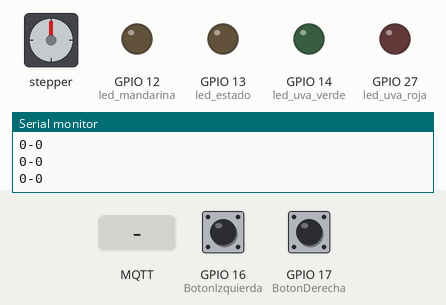
Recording of a sketch running on a simulated ESP32. On the bench: stepper motor, output pins drawn as LEDs (lit = HIGH), the last lines printed to the serial monitor. Wiring (inferred from the names in the program): stepper motor driver (200 steps per turn assumed): step GPIO 19; direction GPIO 18. The inputs (shaded band) are chosen by the test bench; at power-on: GPIO 16 (BotonIzquierda) LOW, GPIO 17 (BotonDerecha) LOW. WiFi joins after 1.5 s; servers stay silent unless stated; no MQTT or app messages arrive unless stated; pins used as bus, display or sensor lines are not drawn.

Above: at 2.8 s.
2.9 s: MQTT message "UVA ROJA" arrives on the first subscribed topic
At 3.06 s:
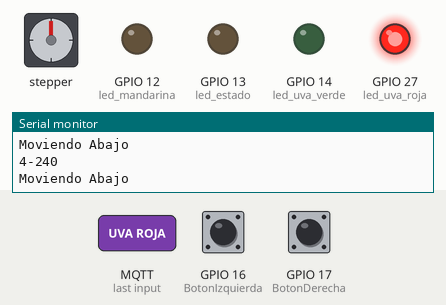
5.9 s: GPIO 16 (BotonIzquierda) pulled HIGH for 0.15 s
At 7.1 s:
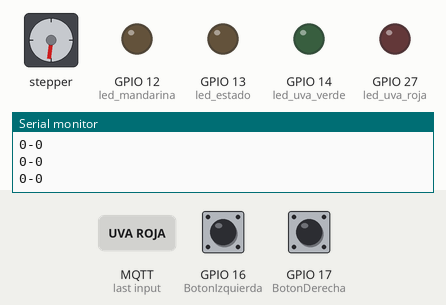
7.5 s: GPIO 17 (BotonDerecha) pulled HIGH for 1 s
At 9.4 s:
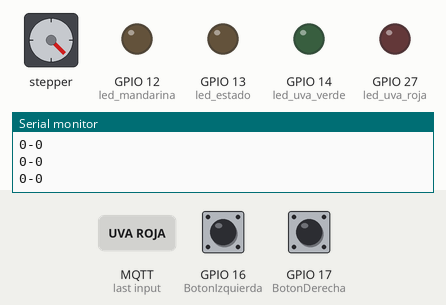
10.0 s: MQTT message "MANDARINA" arrives on the first subscribed topic
At 10.9 s:
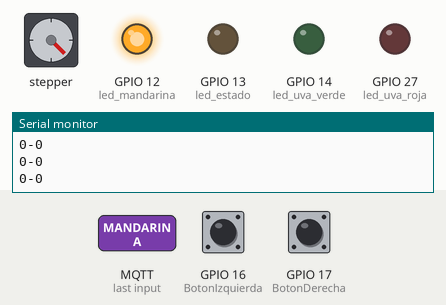
11.5 s: MQTT message "UVA VERDE" arrives on the first subscribed topic
At 11.66 s:
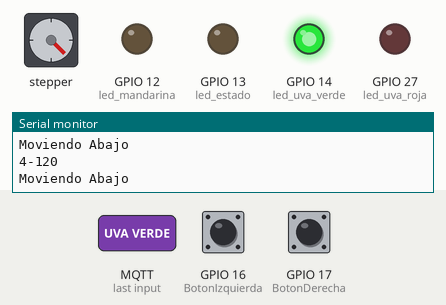
14.5 s: GPIO 17 (BotonDerecha) pulled HIGH for 0.15 s
At 14.9 s:
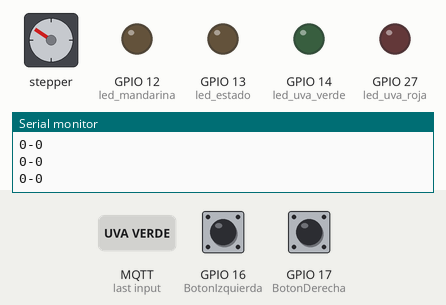
Timing chart, 0 to 17.1 s (numbered marks = the images above; inputs shaded):
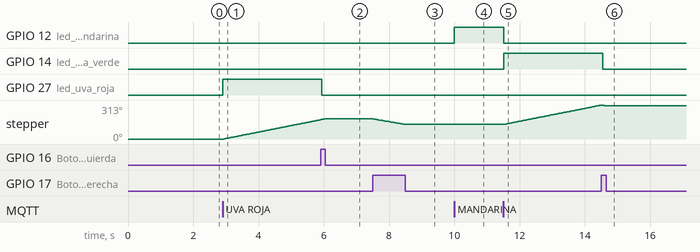

The sketch:

MOTOR_MAS_CONDICION.ino
```cpp
#ifdef ARDUINO_ARCH_ESP32
#include <WiFi.h>
#include <WiFiMulti.h>
WiFiMulti wifiMulti;
#else
#include <ESP8266WiFi.h>
#include <ESP8266WiFiMulti.h>
ESP8266WiFiMulti wifiMulti;
#endif

#include <MQTT.h>

const char ssid1[] = "RED-111";
const char pass1[] = "74241767ab";
const char ssid2[] = "TPS";
const char pass2[] = "3DLAB2019";
const char ssid3[] = "ssid";
const char pass3[] = "pass";

WiFiClient net;
MQTTClient client;

unsigned long lastMillis = 0;
void Conectar() {
  Serial.print("Conectando a Wifi...");
  while (wifiMulti.run() != WL_CONNECTED) {
    Serial.print(".");
    delay(1000);
  }
  Serial.print("\nConectado a MQTT...");

  while (!client.connect("FullIOTNeurona", "joseluis5034",  "robotica2020")) {
    Serial.print(".");
    delay(1000);
  }

  Serial.println("\nConectado MQTT!");

  client.subscribe("/Proyecto/CLASIFICAR");
}
#define posicion_mandarina 0
#define posicion_uva_verde 120
#define posicion_uva_roja 240
int GradoActual = 0;
int GradoDeseado = 0;

const int BotonIzquierda = 16;
const int BotonDerecha = 17;

const int P_Step = 19;
const int P_Dir = 18;
const int led_estado = 13;
const int led_mandarina = 12;
const int led_uva_verde = 14;
const int led_uva_roja = 27;


void setup() {
  pinMode(P_Step, OUTPUT);
  pinMode(P_Dir, OUTPUT);
  pinMode(led_estado, OUTPUT);
  pinMode(led_mandarina, OUTPUT);
  pinMode(led_uva_verde, OUTPUT);
  pinMode(led_uva_roja, OUTPUT);
  pinMode(BotonIzquierda, INPUT);
  pinMode(BotonDerecha, INPUT);
  Serial.begin(9600);
  Serial.println("Iniciando Wifi");
  WiFi.mode(WIFI_STA);//Cambiar modo del Wi-Fi
  delay(100);
  wifiMulti.addAP("RED-111", "74241767ab");
  wifiMulti.addAP("TPS", "3DLAB2019");
  wifiMulti.addAP(ssid3, pass3);

  client.begin("broker.shiftr.io", net);
  client.onMessage(RecibirMQTT);

  Conectar();
}

void loop() {
  client.loop();
  delay(10);
  if (!client.connected()) {
   Conectar();
  }
  ActualizarPosicionMotores();
  ActualizarBotones();
}

void ActualizarPosicionMotores() {
  Serial.print(GradoActual);
  Serial.print("-");
  Serial.print(GradoDeseado);
  Serial.println();
  if (GradoActual < GradoDeseado) {
    SubirGrado();
  }
  else if ( GradoActual > GradoDeseado) {
    BajarGrado();
  }
}

void SubirGrado() {
  Serial.println("Moviendo Abajo");
  GradoActual++;
  MoverMotor(1);
}

void BajarGrado() {
  Serial.println("Moviendo Abajo");
  GradoActual--;
  MoverMotor(-1);
}

void MoverMotor(int Pasos) {
  if (Pasos > 0) {
    digitalWrite(P_Dir, HIGH);
  } else {
    digitalWrite(P_Dir, LOW);
    Pasos = -Pasos;
  }
  for (int i = 0; i < Pasos; i++) {
    digitalWrite(P_Step, HIGH);
    delay(10);
    digitalWrite(P_Step, LOW);
    delay(10);
  }
}

void ActualizarBotones() {
  if (digitalRead(BotonIzquierda)) {
    Serial.println("Reiniciando hacia la izquierda");
    MoverMotor(1);
    GradoActual = 0;
    GradoDeseado = 0;
    digitalWrite(led_mandarina, LOW);
    digitalWrite(led_uva_verde, LOW);
    digitalWrite(led_uva_roja, LOW);
  }
  if (digitalRead(BotonDerecha)) {
    Serial.println("Reiniciando hacia la derecha");
    MoverMotor(-1);
    GradoActual = 0;
    GradoDeseado = 0;
    digitalWrite(led_mandarina, LOW);
    digitalWrite(led_uva_verde, LOW);
    digitalWrite(led_uva_roja, LOW);
  }
}
void RecibirMQTT(String &topic, String &payload) {
  Serial.println("Recibio: " + topic + " - " + payload);
  if (payload == "MANDARINA") {
    GradoDeseado = posicion_mandarina;
    Serial.println("Detecta_Mandarina");
    digitalWrite(led_mandarina, HIGH);
    digitalWrite(led_uva_roja, LOW);
    digitalWrite(led_uva_verde, LOW);
  } else if (payload == "UVA ROJA") {
    GradoDeseado = posicion_uva_roja;
    Serial.println("Detecta_uva_roja");
    digitalWrite(led_mandarina, LOW);
    digitalWrite(led_uva_verde, LOW);
    digitalWrite(led_uva_roja, HIGH);
  }
  else if (payload == "UVA VERDE") {
   GradoDeseado = posicion_uva_verde;
   Serial.println("Detectar_uva_verde");
   digitalWrite(led_mandarina, LOW);
   digitalWrite(led_uva_verde, HIGH);
   digitalWrite(led_uva_roja, LOW);
 }
}
```

Measured:
- after the input at 2.9 s, GPIO 27 (led_uva_roja): LOW → HIGH at once; stepper: keeps turning clockwise at about 60°/s, starting at once
- after the input at 5.9 s, GPIO 27 (led_uva_roja): HIGH → LOW at once; stepper: goes on until 6.0 s, then stays 187°
- after the input at 7.5 s, stepper: turns 52° counter-clockwise in 0.99 s, starting at once
- after the input at 10.0 s, GPIO 12 (led_mandarina): LOW → HIGH at once
- after the input at 11.5 s, GPIO 12 (led_mandarina): HIGH → LOW at once; GPIO 14 (led_uva_verde): LOW → HIGH at once; stepper: keeps turning clockwise at about 60°/s, starting at once
- after the input at 14.5 s, GPIO 14 (led_uva_verde): HIGH → LOW after 0.05 s
